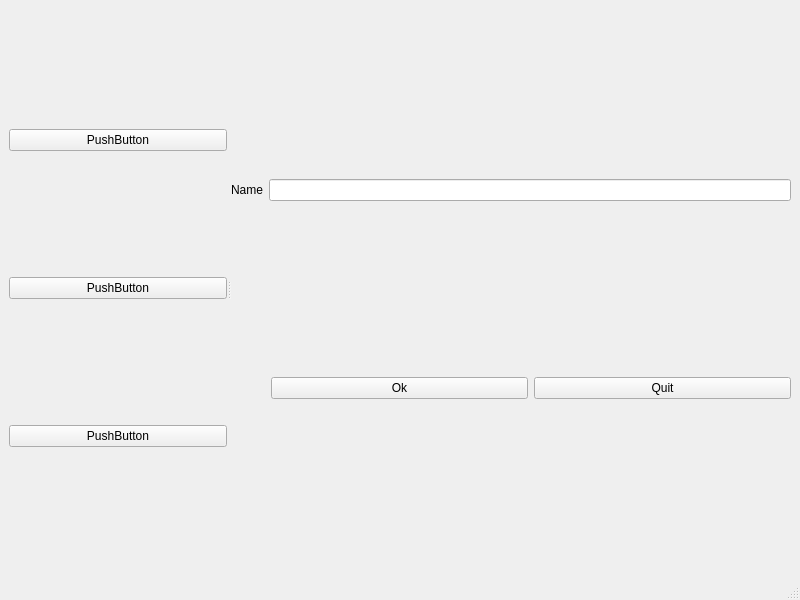
<?xml version="1.0" encoding="UTF-8"?>
<ui version="4.0">
 <class>MainWindow</class>
 <widget class="QMainWindow" name="MainWindow">
  <property name="geometry">
   <rect>
    <x>0</x>
    <y>0</y>
    <width>800</width>
    <height>600</height>
   </rect>
  </property>
  <property name="windowTitle">
   <string>MainWindow</string>
  </property>
  <widget class="QWidget" name="centralwidget">
   <layout class="QVBoxLayout" name="verticalLayout_3">
    <item>
     <widget class="QSplitter" name="splitter">
      <property name="orientation">
       <enum>Qt::Horizontal</enum>
      </property>
      <widget class="QWidget" name="">
       <layout class="QVBoxLayout" name="verticalLayout_2">
        <item>
         <widget class="QPushButton" name="pushButton_3">
          <property name="text">
           <string>PushButton</string>
          </property>
         </widget>
        </item>
        <item>
         <widget class="QPushButton" name="pushButton_5">
          <property name="text">
           <string>PushButton</string>
          </property>
         </widget>
        </item>
        <item>
         <widget class="QPushButton" name="pushButton_4">
          <property name="text">
           <string>PushButton</string>
          </property>
         </widget>
        </item>
       </layout>
      </widget>
      <widget class="QWidget" name="">
       <layout class="QVBoxLayout" name="verticalLayout">
        <item>
         <layout class="QHBoxLayout" name="horizontalLayout">
          <item>
           <widget class="QLabel" name="label">
            <property name="text">
             <string>Name</string>
            </property>
            <property name="buddy">
             <cstring>lineEdit</cstring>
            </property>
           </widget>
          </item>
          <item>
           <widget class="QLineEdit" name="lineEdit"/>
          </item>
         </layout>
        </item>
        <item>
         <layout class="QHBoxLayout" name="horizontalLayout_2">
          <item>
           <spacer name="horizontalSpacer">
            <property name="orientation">
             <enum>Qt::Horizontal</enum>
            </property>
            <property name="sizeType">
             <enum>QSizePolicy::Preferred</enum>
            </property>
            <property name="sizeHint" stdset="0">
             <size>
              <width>40</width>
              <height>20</height>
             </size>
            </property>
           </spacer>
          </item>
          <item>
           <widget class="QPushButton" name="pushButton">
            <property name="text">
             <string>Ok</string>
            </property>
           </widget>
          </item>
          <item>
           <widget class="QPushButton" name="pushButton_2">
            <property name="text">
             <string>Quit</string>
            </property>
           </widget>
          </item>
         </layout>
        </item>
       </layout>
      </widget>
     </widget>
    </item>
   </layout>
  </widget>
  <widget class="QMenuBar" name="menubar">
   <property name="geometry">
    <rect>
     <x>0</x>
     <y>0</y>
     <width>800</width>
     <height>22</height>
    </rect>
   </property>
  </widget>
  <widget class="QStatusBar" name="statusbar"/>
 </widget>
 <resources/>
 <connections/>
</ui>
